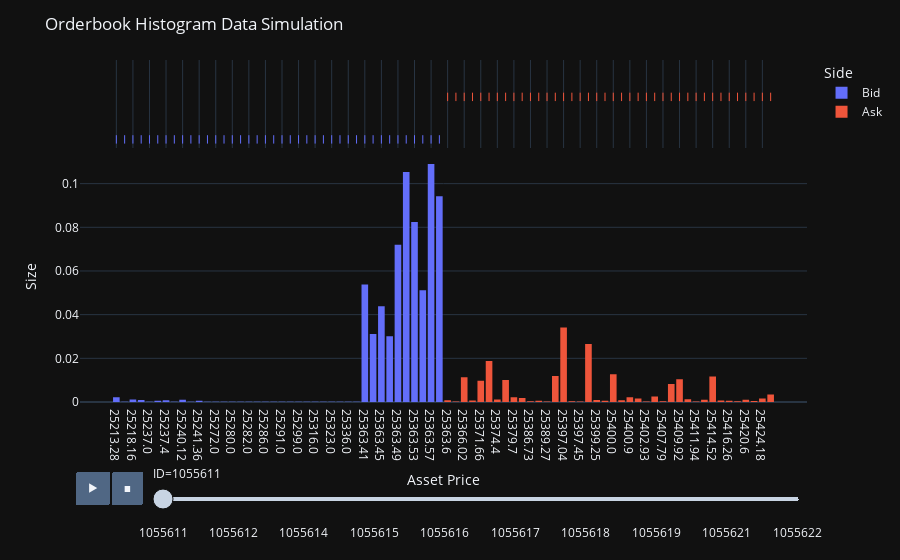

This figure's notebook cell:
### Markdown cell above
### 2.2 Binarizing prices From Histogram

We now visualize our orderbook using a histogram. The difference between binarization and binning is that, a histogram automatically bins the prices. In the plot, we can define the number of Bins

### Code cell
bins = depth*10
fig = px.histogram(OrderBookData, x="Price", y="Size", color="Side", marginal="rug", nbins=bins, hover_data=OrderBookData.columns, animation_frame="ID")
fig.update_layout(uniformtext_minsize=8, uniformtext_mode='hide', title='Orderbook Histogram Data Simulation',
    xaxis=dict(title='Asset Price'),
    yaxis=dict(title='Size'))

fig.update_layout(template='plotly_dark')
fig.show()

### Figure 1 — Plotly figure (JSON) as saved in the notebook; plotly's stock layout.template omitted (floating-point values rounded to 4 significant figures; data arrays with more than 128 entries replaced by an {"elided": "..."} marker saying what was removed)
{"data": [{"alignmentgroup": "True", "bingroup": "x", "histfunc": "sum", "hovertemplate": "Side=Bid<br>ID=1055611<br>Price=%{x}<br>sum of Size=%{y}<extra></extra>", "legendgroup": "Bid", "marker": {"color": "#636efa", "pattern": {"shape": ""}}, "name": "Bid", "nbinsx": 400, "offsetgroup": "Bid", "orientation": "v", "showlegend": true, "type": "histogram", "x": ["25213.28", "25218.0", "25218.16", "25230.0", "25237.0", "25237.28", "25237.4", "25240.0", "25240.12", "25241.0", "25241.36", "25262.0", "25272.0", "25279.0", "25280.0", "25281.0", "25282.0", "25285.0", "25286.0", "25289.0", "25291.0", "25296.0", "25299.0", "25304.0", "25316.0", "25320.0", "25323.0", "25330.0", "25336.0", "25355.0", "25363.41", "25363.43", "25363.45", "25363.47", "25363.49", "25363.51", "25363.53", "25363.55", "25363.57", "25363.59"], "xaxis": "x", "y": ["0.002177", "0.0001", "0.001096", "0.000919", "0.0001", "0.000585", "0.000829", "0.0001", "0.001006", "0.0001", "0.000593", "0.0001", "0.0001", "0.0001", "0.0001", "0.0001", "0.0001", "0.0001", "0.0001", "0.0001", "0.0001", "0.0001", "0.0001", "0.0001", "0.0001", "0.0001", "0.0001", "0.0001", "0.0001", "0.0001", "0.053763", "0.031101", "0.043882", "0.030109", "0.072051", "0.105353", "0.08243", "0.051153", "0.108999", "0.094241"], "yaxis": "y"}, {"alignmentgroup": "True", "boxpoints": "all", "customdata": {"elided": "40x6 str values"}, "fillcolor": "rgba(255,255,255,0)", "hoveron": "points", "hovertemplate": "Side=%{customdata[3]}<br>ID=%{customdata[2]}<br>Price=%{x}<br>Asset=%{customdata[0]}<br>Time=%{customdata[1]}<br>MidPrice=%{customdata[4]}<br>Spread=%{customdata[5]}<extra></extra>", "jitter": 0, "legendgroup": "Bid", "line": {"color": "rgba(255,255,255,0)"}, "marker": {"color": "#636efa", "symbol": "line-ns-open"}, "name": "Bid", "offsetgroup": "Bid", "showlegend": false, "type": "box", "x": ["25213.28", "25218.0", "25218.16", "25230.0", "25237.0", "25237.28", "25237.4", "25240.0", "25240.12", "25241.0", "25241.36", "25262.0", "25272.0", "25279.0", "25280.0", "25281.0", "25282.0", "25285.0", "25286.0", "25289.0", "25291.0", "25296.0", "25299.0", "25304.0", "25316.0", "25320.0", "25323.0", "25330.0", "25336.0", "25355.0", "25363.41", "25363.43", "25363.45", "25363.47", "25363.49", "25363.51", "25363.53", "25363.55", "25363.57", "25363.59"], "xaxis": "x2", "yaxis": "y2"}, {"alignmentgroup": "True", "bingroup": "x", "histfunc": "sum", "hovertemplate": "Side=Ask<br>ID=1055611<br>Price=%{x}<br>sum of Size=%{y}<extra></extra>", "legendgroup": "Ask", "marker": {"color": "#EF553B", "pattern": {"shape": ""}}, "name": "Ask", "nbinsx": 400, "offsetgroup": "Ask", "orientation": "v", "showlegend": true, "type": "histogram", "x": ["25363.6", "25365.0", "25366.02", "25371.4", "25371.66", "25372.32", "25374.4", "25375.75", "25379.7", "25385.11", "25386.73", "25388.88", "25389.27", "25395.19", "25397.04", "25397.37", "25397.45", "25397.56", "25399.25", "25399.74", "25400.0", "25400.23", "25400.9", "25402.71", "25402.93", "25405.0", "25407.79", "25408.92", "25409.92", "25411.37", "25411.94", "25413.17", "25414.52", "25415.17", "25416.26", "25419.84", "25420.6", "25423.43", "25424.18", "25424.5"], "xaxis": "x", "y": ["0.000835", "0.000205", "0.011332", "0.000639", "0.009763", "0.018791", "0.001094", "0.010105", "0.002174", "0.001842", "0.000314", "0.00052", "0.000272", "0.011945", "0.034082", "0.000336", "0.000277", "0.026599", "0.000942", "0.000554", "0.012664", "0.000756", "0.002131", "0.001647", "0.000181", "0.002495", "0.000324", "0.00824", "0.0104", "0.001314", "0.000241", "0.001056", "0.011692", "0.000698", "0.000628", "0.000394", "0.001004", "0.000434", "0.001637", "0.003393"], "yaxis": "y"}, {"alignmentgroup": "True", "boxpoints": "all", "customdata": {"elided": "40x6 str values"}, "fillcolor": "rgba(255,255,255,0)", "hoveron": "points", "hovertemplate": "Side=%{customdata[3]}<br>ID=%{customdata[2]}<br>Price=%{x}<br>Asset=%{customdata[0]}<br>Time=%{customdata[1]}<br>MidPrice=%{customdata[4]}<br>Spread=%{customdata[5]}<extra></extra>", "jitter": 0, "legendgroup": "Ask", "line": {"color": "rgba(255,255,255,0)"}, "marker": {"color": "#EF553B", "symbol": "line-ns-open"}, "name": "Ask", "offsetgroup": "Ask", "showlegend": false, "type": "box", "x": ["25363.6", "25365.0", "25366.02", "25371.4", "25371.66", "25372.32", "25374.4", "25375.75", "25379.7", "25385.11", "25386.73", "25388.88", "25389.27", "25395.19", "25397.04", "25397.37", "25397.45", "25397.56", "25399.25", "25399.74", "25400.0", "25400.23", "25400.9", "25402.71", "25402.93", "25405.0", "25407.79", "25408.92", "25409.92", "25411.37", "25411.94", "25413.17", "25414.52", "25415.17", "25416.26", "25419.84", "25420.6", "25423.43", "25424.18", "25424.5"], "xaxis": "x2", "yaxis": "y2"}], "layout": {"barmode": "relative", "legend": {"title": {"text": "Side"}, "tracegroupgap": 0}, "margin": {"t": 60}, "sliders": [{"active": 0, "currentvalue": {"prefix": "ID="}, "len": 0.9, "pad": {"b": 10, "t": 60}, "steps": [{"args": [["1055611"], {"frame": {"duration": 0, "redraw": true}, "fromcurrent": true, "mode": "immediate", "transition": {"duration": 0, "easing": "linear"}}], "label": "1055611", "method": "animate"}, {"args": [["1055612"], {"frame": {"duration": 0, "redraw": true}, "fromcurrent": true, "mode": "immediate", "transition": {"duration": 0, "easing": "linear"}}], "label": "1055612", "method": "animate"}, {"args": [["1055614"], {"frame": {"duration": 0, "redraw": true}, "fromcurrent": true, "mode": "immediate", "transition": {"duration": 0, "easing": "linear"}}], "label": "1055614", "method": "animate"}, {"args": [["1055615"], {"frame": {"duration": 0, "redraw": true}, "fromcurrent": true, "mode": "immediate", "transition": {"duration": 0, "easing": "linear"}}], "label": "1055615", "method": "animate"}, {"args": [["1055616"], {"frame": {"duration": 0, "redraw": true}, "fromcurrent": true, "mode": "immediate", "transition": {"duration": 0, "easing": "linear"}}], "label": "1055616", "method": "animate"}, {"args": [["1055617"], {"frame": {"duration": 0, "redraw": true}, "fromcurrent": true, "mode": "immediate", "transition": {"duration": 0, "easing": "linear"}}], "label": "1055617", "method": "animate"}, {"args": [["1055618"], {"frame": {"duration": 0, "redraw": true}, "fromcurrent": true, "mode": "immediate", "transition": {"duration": 0, "easing": "linear"}}], "label": "1055618", "method": "animate"}, {"args": [["1055619"], {"frame": {"duration": 0, "redraw": true}, "fromcurrent": true, "mode": "immediate", "transition": {"duration": 0, "easing": "linear"}}], "label": "1055619", "method": "animate"}, {"args": [["1055621"], {"frame": {"duration": 0, "redraw": true}, "fromcurrent": true, "mode": "immediate", "transition": {"duration": 0, "easing": "linear"}}], "label": "1055621", "method": "animate"}, {"args": [["1055622"], {"frame": {"duration": 0, "redraw": true}, "fromcurrent": true, "mode": "immediate", "transition": {"duration": 0, "easing": "linear"}}], "label": "1055622", "method": "animate"}], "x": 0.1, "xanchor": "left", "y": 0, "yanchor": "top"}], "title": {"text": "Orderbook Histogram Data Simulation"}, "uniformtext": {"minsize": 8, "mode": "hide"}, "updatemenus": [{"buttons": [{"args": [null, {"frame": {"duration": 500, "redraw": true}, "fromcurrent": true, "mode": "immediate", "transition": {"duration": 500, "easing": "linear"}}], "label": "&#9654;", "method": "animate"}, {"args": [[null], {"frame": {"duration": 0, "redraw": true}, "fromcurrent": true, "mode": "immediate", "transition": {"duration": 0, "easing": "linear"}}], "label": "&#9724;", "method": "animate"}], "direction": "left", "pad": {"r": 10, "t": 70}, "showactive": false, "type": "buttons", "x": 0.1, "xanchor": "right", "y": 0, "yanchor": "top"}], "xaxis": {"anchor": "y", "domain": [0, 1], "title": {"text": "Asset Price"}}, "xaxis2": {"anchor": "y2", "domain": [0, 1], "matches": "x", "showgrid": true, "showticklabels": false}, "yaxis": {"anchor": "x", "domain": [0, 0.7326], "title": {"text": "Size"}}, "yaxis2": {"anchor": "x2", "domain": [0.7426, 1], "matches": "y2", "showgrid": false, "showline": false, "showticklabels": false, "ticks": ""}}}
